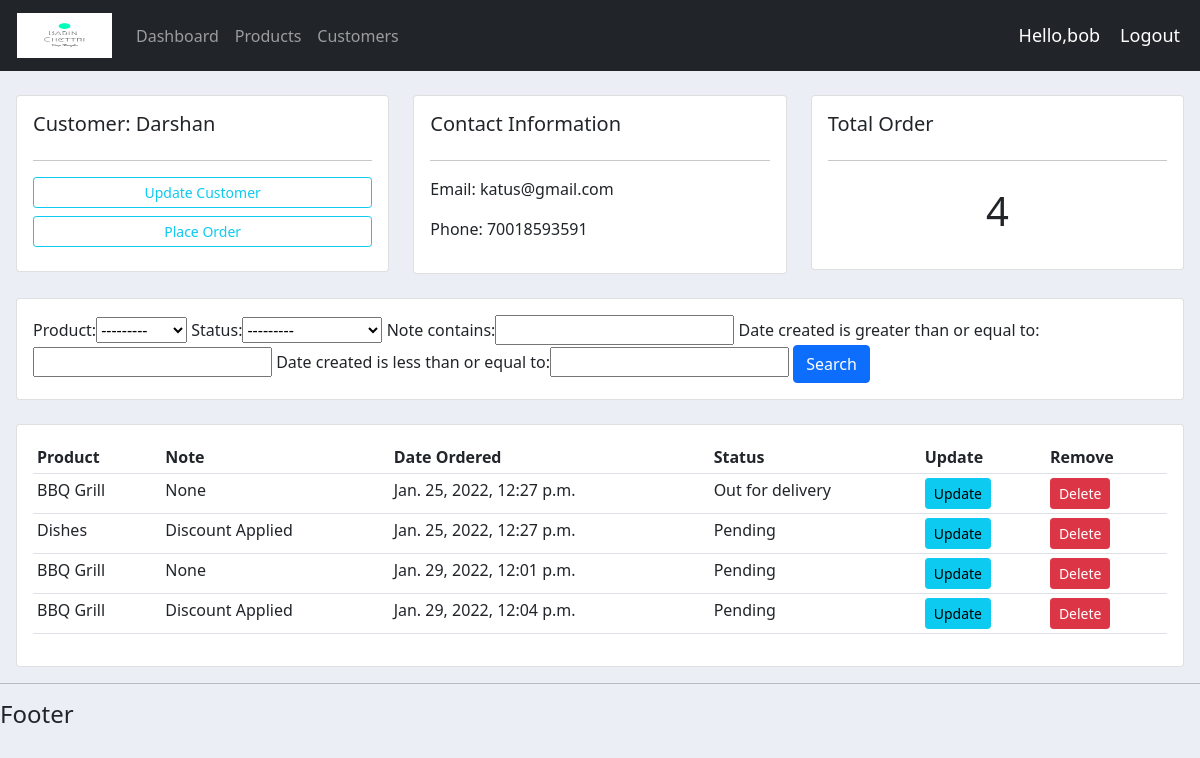
The app's page /customer/1/ (signed in) with its own data.
### accounts/models.py (models this page shows, shortened)
class Customer(models.Model):
    user = models.OneToOneField(User, null=True, blank=True, on_delete=models.CASCADE)
    name = models.CharField(max_length=100, null=True)
    phone = models.CharField(max_length=12, null=True)
    email = models.CharField(max_length=60, null=True)
    profile_pic = models.ImageField(default="BC.png", null=True, blank=True)
    date_created =  models.DateTimeField(auto_now_add=True)

class Order(models.Model):
    STATUS = (
        ('Pending', 'Pending'),
        ('Out for delivery', 'Out for delivery'),
        ('Delivered', 'Delivered')
    )
    customer = models.ForeignKey(Customer, null=True, on_delete=models.SET_NULL)
    product = models.ForeignKey(Product, null=True, on_delete=models.SET_NULL)
    date_created = models.DateTimeField(auto_now_add=True)
    status = models.CharField(max_length=200, null=True, choices=STATUS)
    note = models.CharField(max_length=1000, null=True)

class Product(models.Model):
    CATEGORY = (
        ('Indoor', 'Indoor'),
        ('Outdoor', 'Outdoor'),
    )
    name = models.CharField(max_length=100, null=True)
    price = models.FloatField(null=True)
    category =  models.CharField(max_length=150, null=True, choices=CATEGORY)
    description = models.CharField(max_length=200, null=True, blank=True)
    date_created = models.DateTimeField(auto_now_add=True)
    tags = models.ManyToManyField(Tag)
    def __str__(self):
        return self.name

### accounts/decorators.py (the view)
        def wrapper_func(request, *args, **kwargs):
            group = None
            if request.user.groups.exists():
                group = request.user.groups.all()[0].name
            if group in allowed_roles:
                return view_func(request, *args, **kwargs)
            else:
                return HttpResponse('Unauthorized Attempt')

### accounts/views.py (called while the page is built)
@login_required(login_url='login')
@allowed_users(allowed_roles=['admin'])
def customer(request, pk_test):
    customer = Customer.objects.get(id=pk_test)
    orders = customer.order_set.all()
    order_count = orders.count()
    myFilter = OrderFilter(request.GET, queryset=orders)
    orders = myFilter.qs
    context = {'customer':customer, 'orders':orders, 'order_count':order_count, 'myFilter': myFilter}
    return render(request, 'accounts/customer.html',context)

### accounts/templates/accounts/customer.html
{% extends 'accounts/main.html' %}
{% block content %}
<br>
<div class="row px-3">
    <div class="col-md">
        <div class="card card-body pb-3">
            <h5>Customer: {{customer.name}}</h5>
            <hr>
            <a class="btn btn-outline-info  btn-sm btn-block" href="">Update Customer</a>
			<a class="btn btn-outline-info  btn-sm btn-block my-2" href="{% url 'create_order' customer.id %}">Place Order</a>
        </div>
    </div>
    <div class="col-md">
        <div class="card card-body">
            <h5>Contact Information</h5>
            <hr>
            <p>Email: {{customer.email}} </p>
            <p>Phone: {{customer.phone}} </p>
        </div>
    </div>
    <div class="col-md">
        <div class="card card-body">
            <h5>Total Order</h5>
            <hr>
            <h1 style="text-align: center; padding: 10px">{{order_count}}</h1>
        </div>
    </div>
</div>
<br>
<div class="row px-3">
    <div class="col">
        <div class="card card-body">
            <form action="" method="get">
                {{myFilter.form}}
                <button class="btn btn-primary" type="submit">Search</button>
            </form>
        </div>
    </div>
</div>
<br>
<div class="row px-3">
    <div class="col-md">
        <div class="card card-body">
            <table class="table table-sm">
                <tr>
                    <th>Product</th>
                    <th>Note</th>
                    <th>Date Ordered</th>
                    <th>Status</th>
                    <th>Update</th>
                    <th>Remove</th>
                </tr>
                {% for order in orders %}
                <tr>
                    <td>{{order.product}}</td>
                    <td>{{order.note}}</td>
                    <td>{{order.date_created}}</td>
                    <td>{{order.status}}</td>
                    <td><a class="btn btn-sm btn-info" href="{% url 'update_order' order.id %}">Update</a></td>
                    <td><a class="btn btn-sm btn-danger" href="{% url 'delete_order' order.id %}">Delete</a></td>
                </tr>
                {% endfor %}
            </table>
        </div>
    </div>
</div>
{% endblock content %}

### accounts/templates/accounts/navbar.html (shortened to what this page needs)
{% load static %}
<nav class="navbar navbar-expand-lg navbar-dark bg-dark">
  <div class="container-fluid">
    <a class="navbar-brand" href="{% url 'home' %}"><img src="{%static '/images/BC.png' %}" style="width:100px; height: 45px; padding-left: 5px;" /></a>
    <div class="collapse navbar-collapse" id="navbarNav">
      <ul class="navbar-nav">
        {% if request.user.is_staff %}
        <li class="nav-item">
          <a class="nav-link" aria-current="page" href="{%url 'home' %}">Dashboard</a>
        </li>
        <li class="nav-item">
          <a class="nav-link" href="{% url 'products' %}">Products</a>
        </li>
        <li class="nav-item">
          <a class="nav-link" href="{% url 'customers' %}">Customers</a>
        </li>
        {% else %}
        <li class="nav-item">
          <a class="nav-link" href="{% url 'account' %}">Settings</a>
        </li>
        {% endif %}
      </ul>
    </div>
  </div>
  <span class="hello-msg">Hello,{{request.user}}</span>
  <span><a class="hello-msg" href="{% url 'logout' %}">Logout</a> </span>
</nav>

### static/css/main.css (style rules this page uses)
body { background-color: #ebeff5; }

### accounts/templates/accounts/navbar.html (style rules this page uses)
.hello-msg { font-size: 18px; color: #fff; margin-right: 20px; text-decoration: none; }

### records on screen
Customer: name "Darshan", email "katus@gmail.com", phone "70018593591"
Order: product "BBQ Grill", note "None", date_created "Jan. 25, 2022, 12:27 p.m.", status "Out for delivery"
Order: product "Dishes", note "Discount Applied", date_created "Jan. 25, 2022, 12:27 p.m.", status "Pending"
Order: product "BBQ Grill", note "None", date_created "Jan. 29, 2022, 12:01 p.m.", status "Pending"
Order: product "BBQ Grill", note "Discount Applied", date_created "Jan. 29, 2022, 12:04 p.m.", status "Pending"

### other values on screen
{{ request.user }} "bob"
{{ order_count }} "4"
